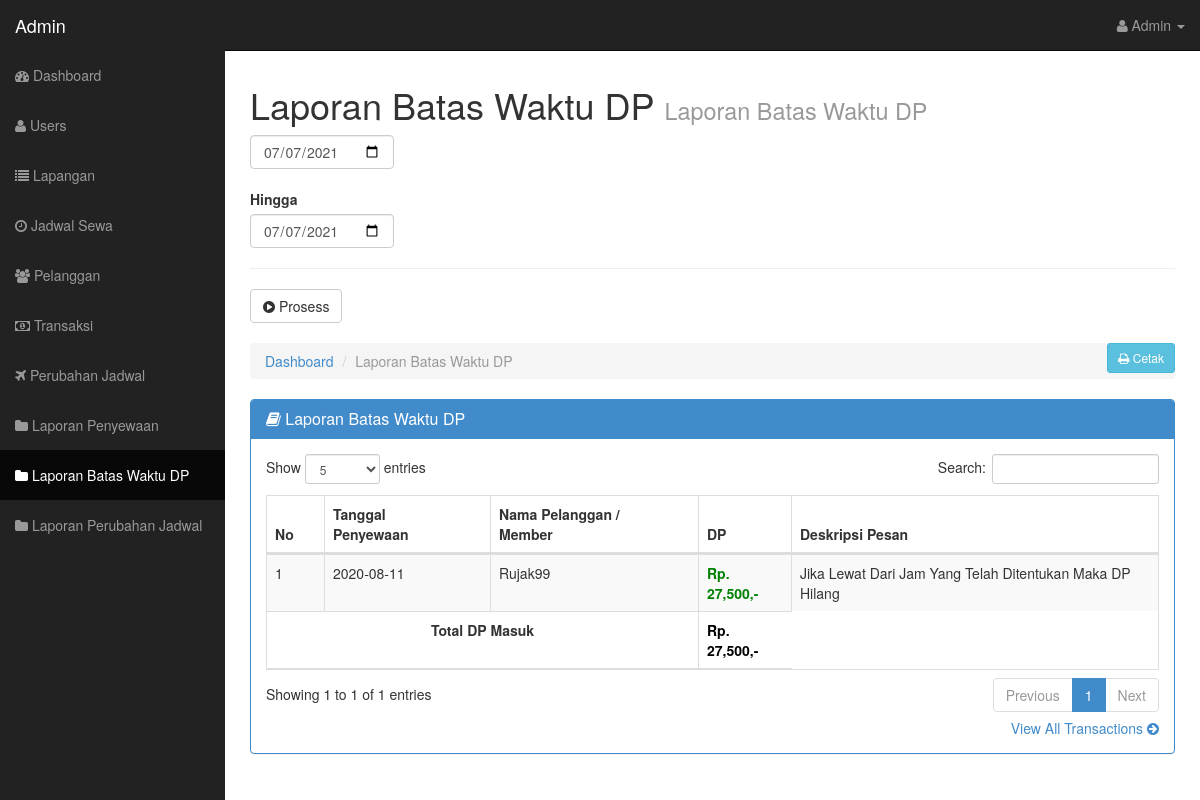
/admin/?page=laporanbtsdp (signed in), run on the app's committed database.
### tables this page shows
CREATE TABLE `lapangan` (
  `id_lapangan` int(11) NOT NULL,
  `nama_lapangan` varchar(30) NOT NULL,
  `harga_sewa` int(15) NOT NULL,
  `gambar` varchar(255) NOT NULL
);

### admin/classcrud/classcrud.php (called while the page is built, shortened)
<?php
class Laporanbtsdp {
    public function tampil_lapbtsdp($koneksi){
        $qry = $koneksi->query("SELECT DISTINCT penyewaan.id_pelanggan, penyewaan.dp,
        lapangan.harga_sewa, pelanggan.nama_pelanggan, lapangan.id_lapangan, penyewaan.id_lapangan,
        lapangan.nama_lapangan, penyewaan.tgl_penyewaan, penyewaan.status, penyewaan.batas_waktu_dp FROM pelanggan
        INNER JOIN penyewaan ON pelanggan.id_pelanggan = penyewaan.id_pelanggan
        INNER JOIN lapangan ON penyewaan.id_lapangan = lapangan.id_lapangan
        INNER JOIN jadwal_sewa ON penyewaan.id_jadwal_sewa = jadwal_sewa.id_jadwal_sewa
        WHERE penyewaan.status='Pembayaran DP' ORDER BY penyewaan.id_penyewaan DESC");
        return $qry;
        return $data;
    }
}
$laporanbtsdp = new Laporanbtsdp();
?>

### admin/views/laporanbatasdp.php (the view, shortened to what this page needs)
<!DOCTYPE html>
<html lang="en">
<head>
</head>
<body>
<div class="row">
          <div class="col-lg-12">
            <h1>Laporan Batas Waktu DP <small>Laporan Batas Waktu DP</small></h1>
            <div class="row">
		<div class="col-lg-12">
        <form method="post" class="form-inline" style="margin-bottom: 20px;">
                  <div class="col-lg">
                    <div class="form-group">
                      <input type="date" id="tanggal_1" value="<?= date('Y-m-d') ?>" class="form-control" name="tanggal_1">
                    </div>
                  </div>
                  <br>
                  <label> Hingga </label>
                  <div class="col-lg">
                    <div class="form-group">
                      <input type="date" id="tanggal_2" value="<?= date('Y-m-d') ?>" class="form-control" name="tanggal_2">
                    </div>
                  </div>
                  <hr/>
                  <div class="form-group">
                    <button type="submit" id="formbtn" name="prosess" class="btn btn-default"><i class="fa fa-play-circle"></i> Prosess</button>
                  </div>
		        </form>
		</div>
		</div>
                <?php if (isset($_POST['prosess'])){ ?>
										<a href="?page=cetaklaporanbtsdp&tanggal_1=<?= $_POST['tanggal_1']; ?>&tanggal_2=<?= $_POST['tanggal_2']; ?>" target="_BLANK" class="btn btn-info btn-sm pull-right"><i class="fa fa-print"></i> Cetak</a>
                <?php }else{ ?>
										<a href="?page=cetaklaporanbtsdp" class="btn btn-info btn-sm pull-right"><i class="fa fa-print"></i> Cetak</a>
								<?php } ?>
            <ol class="breadcrumb">
              <li><a href="index.html"><i class="icon-dashboard"></i> Dashboard</a></li>
              <li class="active"><i class="icon-file-alt"></i>Laporan Batas Waktu DP</li>
            </ol>
          </div>
        </div>
  <div class="row">
            <div class="col-lg-12">
            <div class="panel panel-primary">
              <div class="panel-heading">
                <h3 class="panel-title"><i class="fa fa-book"></i> Laporan Batas Waktu DP</h3>
              </div>
              <div class="panel-body">
                <div class="table-responsive">
                  <table class="table table-bordered table-hover table-striped tablesorter" id="dataTable">
                    <thead>
                        <tr>
                            <th>No</th>
                            <th>Tanggal Penyewaan</th>
                            <th>Nama Pelanggan / Member</th>
                            <th>DP</th>
                            <th>Deskripsi Pesan</th>
                        </tr>
                    </thead>
                    <tbody>
                    <?php
                      if(isset($_POST['prosess'])){
                      $cek = $laporanbtsdp->ceklaporanbtsdp($koneksi,$_POST['tanggal_1'],$_POST['tanggal_2']);
                      if($cek === false){
                        false;
                      }else{
                        $qry = $laporanbtsdp->tampil_bln_lapbtsdp($koneksi,$_POST['tanggal_1'],$_POST['tanggal_2']);
                        $sumprosess=0;
                        $no=1;
                      while ($data = $qry->fetch_assoc()) {
                        $value = $data['dp'];
                      $sumprosess+=$value;
                      ?>
                    <tr>
                        <td><?= $no++ ?></td>
                        <td><?= ucwords($data['tgl_penyewaan']); ?></td>
                        <td><?= ucwords($data['nama_pelanggan']); ?></td>
                        <td>
                        <?php
                        if($data['status'] != 'Pembayaran DP'){
                          echo "0";
                        }else{
                          echo "<strong><span style=color:green;>Rp. ".number_format($value).",-</span></strong>";
                        }
                        ?>
                        </td>
                        <td><?= ucwords($data['batas_waktu_dp']); ?></td>
                    </tr>
                    <?php } ?>
                    </tbody>
                      <tfoot>
                            <td colspan="3" style="text-align: center;"><strong>Total DP Masuk</strong></td>
                            <td style="color: black;"><strong>Rp. <?php echo  number_format($sumprosess); ?>,-</strong></td>
                      </tfoot>
                    <?php } ?>
                    <?php }else{ ?>
                      <?php
                      $qry = $laporanbtsdp->tampil_lapbtsdp($koneksi);
                        $sum=0;
                        $no=1;
                      while ($data = $qry->fetch_assoc()) {
                        $value = $data['dp'];
                      $sum+=$value;
                      ?>
                    <tr>
                        <td><?= $no++ ?></td>
                        <td><?= ucwords($data['tgl_penyewaan']); ?></td>
                        <td><?= ucwords($data['nama_pelanggan']); ?></td>
                        <td>
                        <?php
                        if($data['status'] != 'Pembayaran DP'){
                          echo "0";
                        }else{
                          echo "<strong><span style=color:green;>Rp. ".number_format($value).",-</span></strong>";
                        }
                        ?>
                        </td>
                        <td><?= ucwords($data['batas_waktu_dp']); ?></td>
                    </tr>
                    <?php } ?>
                    </tbody>
                    <tfoot>
                            <td colspan="3" style="text-align: center;"><strong>Total DP Masuk</strong></td>
                            <td style="color: black;"><strong>Rp. <?php echo  number_format($sum); ?>,-</strong></td>
                    </tfoot>
                   <?php } ?>
                  </table>
                </div>
                <div class="text-right">
                  <a href="#">View All Transactions <i class="fa fa-arrow-circle-right"></i></a>
                </div>
              </div>
            </div>
          </div>
        </div>
</body>
</html>

### assets/css/sb-admin.css (style rules this page uses)
body { margin-top: 50px; background-image: url("../bg/bgadm.png"); background-size: cover; background-repeat: no-repeat; }
table.tablesorter thead { cursor: pointer; }

### data on the page
lapangan: tgl_penyewaan "2020-08-11", nama_pelanggan "Rujak99", value "27,500", batas_waktu_dp "Jika Lewat Dari Jam Yang Telah Ditentukan Maka DP Hilang"

### other printed values
$_SESSION['adm']['username'] "Admin"
$_SESSION['adm']['namauser'] "Admin"
$sum "27,500"
